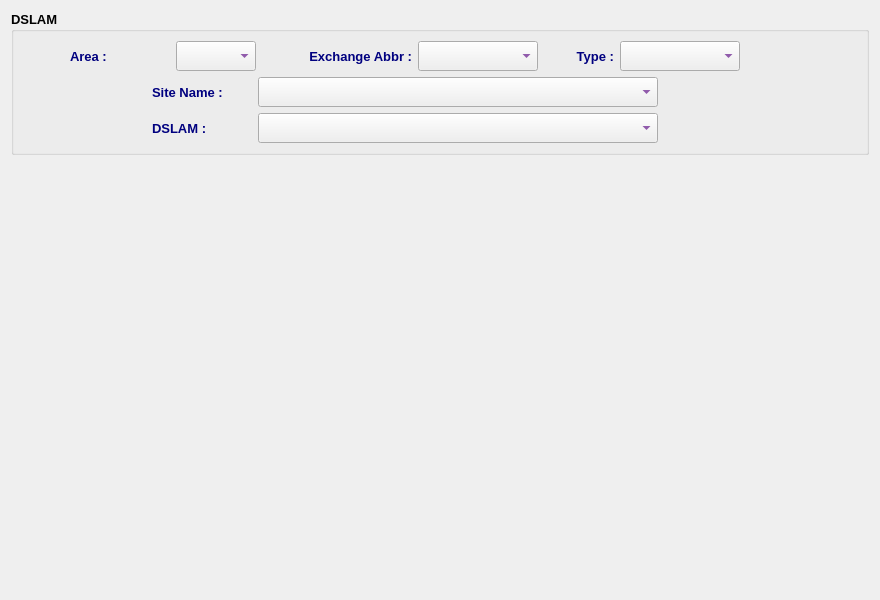
<?xml version="1.0" encoding="UTF-8"?>
<ui version="4.0">
 <class>DslamDialog</class>
 <widget class="QDialog" name="DslamDialog">
  <property name="geometry">
   <rect>
    <x>0</x>
    <y>0</y>
    <width>880</width>
    <height>600</height>
   </rect>
  </property>
  <property name="minimumSize">
   <size>
    <width>880</width>
    <height>450</height>
   </size>
  </property>
  <property name="font">
   <font>
    <family>Tahoma</family>
    <pointsize>10</pointsize>
   </font>
  </property>
  <property name="windowTitle">
   <string>DSLAM Plan</string>
  </property>
  <property name="windowIcon">
   <iconset resource="../../../../image.qrc">
    <normaloff>:/Image/dslam.png</normaloff>:/Image/dslam.png</iconset>
  </property>
  <layout class="QVBoxLayout" name="verticalLayout_3">
   <item>
    <widget class="QGroupBox" name="groupBox">
     <property name="font">
      <font>
       <family>Tahoma</family>
       <pointsize>10</pointsize>
       <weight>75</weight>
       <bold>true</bold>
      </font>
     </property>
     <property name="title">
      <string>DSLAM</string>
     </property>
     <layout class="QHBoxLayout" name="horizontalLayout_4">
      <item>
       <layout class="QVBoxLayout" name="verticalLayout">
        <item>
         <layout class="QHBoxLayout" name="horizontalLayout_3">
          <item>
           <spacer name="horizontalSpacer">
            <property name="orientation">
             <enum>Qt::Horizontal</enum>
            </property>
            <property name="sizeHint" stdset="0">
             <size>
              <width>40</width>
              <height>20</height>
             </size>
            </property>
           </spacer>
          </item>
          <item>
           <widget class="QLabel" name="label">
            <property name="minimumSize">
             <size>
              <width>100</width>
              <height>30</height>
             </size>
            </property>
            <property name="maximumSize">
             <size>
              <width>120</width>
              <height>30</height>
             </size>
            </property>
            <property name="font">
             <font>
              <family>Tahoma</family>
              <pointsize>10</pointsize>
              <weight>75</weight>
              <bold>true</bold>
             </font>
            </property>
            <property name="styleSheet">
             <string notr="true">color: rgb(0, 0, 127);</string>
            </property>
            <property name="text">
             <string>Area :</string>
            </property>
            <property name="alignment">
             <set>Qt::AlignLeading|Qt::AlignLeft|Qt::AlignVCenter</set>
            </property>
           </widget>
          </item>
          <item>
           <widget class="QComboBox" name="areaCB">
            <property name="minimumSize">
             <size>
              <width>80</width>
              <height>30</height>
             </size>
            </property>
            <property name="maximumSize">
             <size>
              <width>80</width>
              <height>30</height>
             </size>
            </property>
            <property name="font">
             <font>
              <family>Tahoma</family>
              <pointsize>10</pointsize>
              <weight>75</weight>
              <bold>true</bold>
             </font>
            </property>
            <property name="styleSheet">
             <string notr="true">color: rgb(85, 0, 127);</string>
            </property>
           </widget>
          </item>
          <item>
           <widget class="QLabel" name="label_2">
            <property name="minimumSize">
             <size>
              <width>150</width>
              <height>30</height>
             </size>
            </property>
            <property name="maximumSize">
             <size>
              <width>150</width>
              <height>30</height>
             </size>
            </property>
            <property name="font">
             <font>
              <family>Tahoma</family>
              <pointsize>10</pointsize>
              <weight>75</weight>
              <bold>true</bold>
             </font>
            </property>
            <property name="styleSheet">
             <string notr="true">color: rgb(0, 0, 127);</string>
            </property>
            <property name="text">
             <string>Exchange Abbr :</string>
            </property>
            <property name="alignment">
             <set>Qt::AlignRight|Qt::AlignTrailing|Qt::AlignVCenter</set>
            </property>
           </widget>
          </item>
          <item>
           <widget class="QComboBox" name="abbrCB">
            <property name="minimumSize">
             <size>
              <width>120</width>
              <height>30</height>
             </size>
            </property>
            <property name="maximumSize">
             <size>
              <width>120</width>
              <height>30</height>
             </size>
            </property>
            <property name="font">
             <font>
              <family>Tahoma</family>
              <pointsize>10</pointsize>
              <weight>75</weight>
              <bold>true</bold>
             </font>
            </property>
            <property name="styleSheet">
             <string notr="true">color: rgb(85, 0, 127);</string>
            </property>
           </widget>
          </item>
          <item>
           <widget class="QLabel" name="label_3">
            <property name="minimumSize">
             <size>
              <width>70</width>
              <height>30</height>
             </size>
            </property>
            <property name="maximumSize">
             <size>
              <width>70</width>
              <height>30</height>
             </size>
            </property>
            <property name="font">
             <font>
              <family>Tahoma</family>
              <pointsize>10</pointsize>
              <weight>75</weight>
              <bold>true</bold>
             </font>
            </property>
            <property name="styleSheet">
             <string notr="true">color: rgb(0, 0, 127);</string>
            </property>
            <property name="text">
             <string>Type :</string>
            </property>
            <property name="alignment">
             <set>Qt::AlignRight|Qt::AlignTrailing|Qt::AlignVCenter</set>
            </property>
           </widget>
          </item>
          <item>
           <widget class="QComboBox" name="typeCB">
            <property name="minimumSize">
             <size>
              <width>120</width>
              <height>30</height>
             </size>
            </property>
            <property name="maximumSize">
             <size>
              <width>120</width>
              <height>30</height>
             </size>
            </property>
            <property name="font">
             <font>
              <family>Tahoma</family>
              <pointsize>10</pointsize>
              <weight>75</weight>
              <bold>true</bold>
             </font>
            </property>
            <property name="styleSheet">
             <string notr="true">color: rgb(85, 0, 127);</string>
            </property>
           </widget>
          </item>
          <item>
           <spacer name="horizontalSpacer_3">
            <property name="font">
             <font>
              <family>Tahoma</family>
              <pointsize>10</pointsize>
             </font>
            </property>
            <property name="orientation">
             <enum>Qt::Horizontal</enum>
            </property>
            <property name="sizeHint" stdset="0">
             <size>
              <width>40</width>
              <height>20</height>
             </size>
            </property>
           </spacer>
          </item>
         </layout>
        </item>
        <item>
         <widget class="QFrame" name="frame">
          <property name="font">
           <font>
            <family>Tahoma</family>
            <pointsize>10</pointsize>
           </font>
          </property>
          <property name="frameShape">
           <enum>QFrame::NoFrame</enum>
          </property>
          <property name="frameShadow">
           <enum>QFrame::Plain</enum>
          </property>
          <property name="lineWidth">
           <number>0</number>
          </property>
          <layout class="QHBoxLayout" name="horizontalLayout">
           <property name="leftMargin">
            <number>0</number>
           </property>
           <property name="topMargin">
            <number>0</number>
           </property>
           <property name="rightMargin">
            <number>0</number>
           </property>
           <property name="bottomMargin">
            <number>0</number>
           </property>
           <item>
            <spacer name="horizontalSpacer_4">
             <property name="orientation">
              <enum>Qt::Horizontal</enum>
             </property>
             <property name="sizeHint" stdset="0">
              <size>
               <width>40</width>
               <height>20</height>
              </size>
             </property>
            </spacer>
           </item>
           <item>
            <widget class="QLabel" name="label_4">
             <property name="minimumSize">
              <size>
               <width>100</width>
               <height>30</height>
              </size>
             </property>
             <property name="maximumSize">
              <size>
               <width>120</width>
               <height>30</height>
              </size>
             </property>
             <property name="font">
              <font>
               <family>Tahoma</family>
               <pointsize>10</pointsize>
               <weight>75</weight>
               <bold>true</bold>
              </font>
             </property>
             <property name="styleSheet">
              <string notr="true">color: rgb(0, 0, 127);</string>
             </property>
             <property name="text">
              <string>Site Name :</string>
             </property>
             <property name="alignment">
              <set>Qt::AlignLeading|Qt::AlignLeft|Qt::AlignVCenter</set>
             </property>
            </widget>
           </item>
           <item>
            <widget class="QComboBox" name="siteCB">
             <property name="minimumSize">
              <size>
               <width>400</width>
               <height>30</height>
              </size>
             </property>
             <property name="maximumSize">
              <size>
               <width>400</width>
               <height>30</height>
              </size>
             </property>
             <property name="font">
              <font>
               <family>Tahoma</family>
               <pointsize>10</pointsize>
               <weight>75</weight>
               <bold>true</bold>
              </font>
             </property>
             <property name="styleSheet">
              <string notr="true">color: rgb(85, 0, 127);</string>
             </property>
            </widget>
           </item>
           <item>
            <spacer name="horizontalSpacer_7">
             <property name="font">
              <font>
               <family>Tahoma</family>
               <pointsize>10</pointsize>
              </font>
             </property>
             <property name="orientation">
              <enum>Qt::Horizontal</enum>
             </property>
             <property name="sizeHint" stdset="0">
              <size>
               <width>40</width>
               <height>20</height>
              </size>
             </property>
            </spacer>
           </item>
          </layout>
         </widget>
        </item>
        <item>
         <layout class="QHBoxLayout" name="horizontalLayout_2">
          <item>
           <spacer name="horizontalSpacer_5">
            <property name="orientation">
             <enum>Qt::Horizontal</enum>
            </property>
            <property name="sizeHint" stdset="0">
             <size>
              <width>40</width>
              <height>20</height>
             </size>
            </property>
           </spacer>
          </item>
          <item>
           <widget class="QLabel" name="label_5">
            <property name="minimumSize">
             <size>
              <width>100</width>
              <height>30</height>
             </size>
            </property>
            <property name="maximumSize">
             <size>
              <width>120</width>
              <height>30</height>
             </size>
            </property>
            <property name="font">
             <font>
              <family>Tahoma</family>
              <pointsize>10</pointsize>
              <weight>75</weight>
              <bold>true</bold>
             </font>
            </property>
            <property name="styleSheet">
             <string notr="true">color: rgb(0, 0, 127);</string>
            </property>
            <property name="text">
             <string>DSLAM :</string>
            </property>
            <property name="alignment">
             <set>Qt::AlignLeading|Qt::AlignLeft|Qt::AlignVCenter</set>
            </property>
           </widget>
          </item>
          <item>
           <widget class="QComboBox" name="dslamCB">
            <property name="minimumSize">
             <size>
              <width>400</width>
              <height>30</height>
             </size>
            </property>
            <property name="maximumSize">
             <size>
              <width>400</width>
              <height>30</height>
             </size>
            </property>
            <property name="font">
             <font>
              <family>Tahoma</family>
              <pointsize>10</pointsize>
              <weight>75</weight>
              <bold>true</bold>
             </font>
            </property>
            <property name="styleSheet">
             <string notr="true">color: rgb(85, 0, 127);</string>
            </property>
           </widget>
          </item>
          <item>
           <spacer name="horizontalSpacer_2">
            <property name="font">
             <font>
              <family>Tahoma</family>
              <pointsize>10</pointsize>
             </font>
            </property>
            <property name="orientation">
             <enum>Qt::Horizontal</enum>
            </property>
            <property name="sizeHint" stdset="0">
             <size>
              <width>40</width>
              <height>20</height>
             </size>
            </property>
           </spacer>
          </item>
         </layout>
        </item>
       </layout>
      </item>
      <item>
       <widget class="QLabel" name="pix">
        <property name="minimumSize">
         <size>
          <width>64</width>
          <height>64</height>
         </size>
        </property>
        <property name="maximumSize">
         <size>
          <width>64</width>
          <height>64</height>
         </size>
        </property>
        <property name="font">
         <font>
          <family>Tahoma</family>
          <pointsize>10</pointsize>
         </font>
        </property>
        <property name="text">
         <string/>
        </property>
        <property name="pixmap">
         <pixmap resource="../../../../image.qrc">:/Image/dslam.png</pixmap>
        </property>
       </widget>
      </item>
     </layout>
    </widget>
   </item>
   <item>
    <widget class="QWidget" name="parentWidget" native="true">
     <property name="sizePolicy">
      <sizepolicy hsizetype="Expanding" vsizetype="Expanding">
       <horstretch>0</horstretch>
       <verstretch>0</verstretch>
      </sizepolicy>
     </property>
     <property name="font">
      <font>
       <family>Tahoma</family>
       <pointsize>10</pointsize>
      </font>
     </property>
     <property name="styleSheet">
      <string notr="true"/>
     </property>
    </widget>
   </item>
  </layout>
 </widget>
 <tabstops>
  <tabstop>areaCB</tabstop>
  <tabstop>abbrCB</tabstop>
  <tabstop>typeCB</tabstop>
  <tabstop>siteCB</tabstop>
  <tabstop>dslamCB</tabstop>
 </tabstops>
 <resources>
  <include location="../../../../image.qrc"/>
 </resources>
 <connections/>
</ui>
